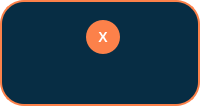
<?xml version="1.0" encoding="UTF-8"?>
<ui version="4.0">
 <class>AuthPopup</class>
 <widget class="QDialog" name="AuthPopup">
  <property name="windowFlags">
   <set>Qt::Dialog|Qt::FramelessWindowHint</set>
  </property>
  <property name="styleSheet">
   <string>QDialog#AuthPopup { background: transparent; }</string>
  </property>
  <layout class="QVBoxLayout" name="rootLayout">
   <property name="leftMargin"><number>0</number></property>
   <property name="topMargin"><number>0</number></property>
   <property name="rightMargin"><number>0</number></property>
   <property name="bottomMargin"><number>0</number></property>
   <item>
    <widget class="QFrame" name="card">
     <property name="styleSheet"><string>QFrame#card { background-color: #072D44; border: 2px solid #FC814A; border-radius: 24px; }</string></property>
     <layout class="QVBoxLayout" name="cardLayout">
      <property name="leftMargin"><number>18</number></property>
      <property name="topMargin"><number>18</number></property>
      <property name="rightMargin"><number>18</number></property>
      <property name="bottomMargin"><number>18</number></property>
      <property name="spacing"><number>14</number></property>
      <item>
       <layout class="QHBoxLayout" name="topRow">
        <item><spacer name="leftSpacer"><property name="orientation"><enum>Qt::Horizontal</enum></property></spacer></item>
        <item>
         <widget class="QPushButton" name="close_button">
          <property name="minimumSize"><size><width>34</width><height>34</height></size></property>
          <property name="maximumSize"><size><width>34</width><height>34</height></size></property>
          <property name="cursor"><cursorShape>PointingHandCursor</cursorShape></property>
          <property name="styleSheet"><string>QPushButton { background-color:#FC814A; color:white; border:none; border-radius:17px; font-size:14px; font-weight:700; } QPushButton:hover { background-color:#E66E3A; }</string></property>
          <property name="text"><string>X</string></property>
         </widget>
        </item>
       </layout>
      </item>
      <item>
       <widget class="QLabel" name="message_label">
        <property name="alignment"><set>Qt::AlignCenter</set></property>
        <property name="wordWrap"><bool>true</bool></property>
        <property name="styleSheet"><string>color:white;font-size:16px;font-weight:700;</string></property>
        <property name="text"><string></string></property>
       </widget>
      </item>
     </layout>
    </widget>
   </item>
  </layout>
 </widget>
</ui>
